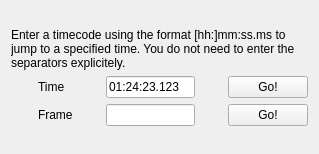
<?xml version="1.0" encoding="UTF-8"?>
<ui version="4.0">
 <class>GoToWindow</class>
 <widget class="QWidget" name="GoToWindow">
  <property name="geometry">
   <rect>
    <x>0</x>
    <y>0</y>
    <width>319</width>
    <height>154</height>
   </rect>
  </property>
  <property name="windowTitle">
   <string>Go To...</string>
  </property>
  <layout class="QGridLayout" name="gridLayout" rowstretch="0">
   <item row="0" column="0" colspan="2">
    <layout class="QHBoxLayout" name="horizontalLayout">
     <item>
      <layout class="QGridLayout" name="gridLayout_3">
       <item row="2" column="0">
        <spacer name="horizontalSpacer_4">
         <property name="orientation">
          <enum>Qt::Orientation::Horizontal</enum>
         </property>
         <property name="sizeHint" stdset="0">
          <size>
           <width>40</width>
           <height>20</height>
          </size>
         </property>
        </spacer>
       </item>
       <item row="1" column="1">
        <widget class="QLabel" name="label">
         <property name="sizePolicy">
          <sizepolicy hsizetype="Maximum" vsizetype="Maximum">
           <horstretch>0</horstretch>
           <verstretch>0</verstretch>
          </sizepolicy>
         </property>
         <property name="text">
          <string>Time</string>
         </property>
        </widget>
       </item>
       <item row="1" column="4">
        <spacer name="horizontalSpacer_2">
         <property name="orientation">
          <enum>Qt::Orientation::Horizontal</enum>
         </property>
         <property name="sizeHint" stdset="0">
          <size>
           <width>40</width>
           <height>20</height>
          </size>
         </property>
        </spacer>
       </item>
       <item row="2" column="5">
        <widget class="QPushButton" name="goToFrameButton">
         <property name="text">
          <string>Go!</string>
         </property>
        </widget>
       </item>
       <item row="2" column="2">
        <spacer name="horizontalSpacer_5">
         <property name="orientation">
          <enum>Qt::Orientation::Horizontal</enum>
         </property>
         <property name="sizeHint" stdset="0">
          <size>
           <width>40</width>
           <height>20</height>
          </size>
         </property>
        </spacer>
       </item>
       <item row="2" column="1">
        <widget class="QLabel" name="label_3">
         <property name="text">
          <string>Frame</string>
         </property>
        </widget>
       </item>
       <item row="1" column="3">
        <widget class="QLineEdit" name="goToTime">
         <property name="sizePolicy">
          <sizepolicy hsizetype="Maximum" vsizetype="Maximum">
           <horstretch>0</horstretch>
           <verstretch>0</verstretch>
          </sizepolicy>
         </property>
         <property name="minimumSize">
          <size>
           <width>0</width>
           <height>0</height>
          </size>
         </property>
         <property name="text">
          <string notr="true">01:24:23.123</string>
         </property>
        </widget>
       </item>
       <item row="1" column="5">
        <widget class="QPushButton" name="goToTimeButton">
         <property name="sizePolicy">
          <sizepolicy hsizetype="Fixed" vsizetype="Fixed">
           <horstretch>0</horstretch>
           <verstretch>0</verstretch>
          </sizepolicy>
         </property>
         <property name="text">
          <string>Go!</string>
         </property>
        </widget>
       </item>
       <item row="1" column="0">
        <spacer name="horizontalSpacer_3">
         <property name="orientation">
          <enum>Qt::Orientation::Horizontal</enum>
         </property>
         <property name="sizeHint" stdset="0">
          <size>
           <width>40</width>
           <height>20</height>
          </size>
         </property>
        </spacer>
       </item>
       <item row="2" column="4">
        <spacer name="horizontalSpacer_6">
         <property name="orientation">
          <enum>Qt::Orientation::Horizontal</enum>
         </property>
         <property name="sizeHint" stdset="0">
          <size>
           <width>40</width>
           <height>20</height>
          </size>
         </property>
        </spacer>
       </item>
       <item row="1" column="2">
        <spacer name="horizontalSpacer">
         <property name="orientation">
          <enum>Qt::Orientation::Horizontal</enum>
         </property>
         <property name="sizeHint" stdset="0">
          <size>
           <width>40</width>
           <height>20</height>
          </size>
         </property>
        </spacer>
       </item>
       <item row="2" column="3">
        <widget class="QLineEdit" name="goToFrame"/>
       </item>
       <item row="0" column="0" colspan="6">
        <widget class="QLabel" name="label_2">
         <property name="sizePolicy">
          <sizepolicy hsizetype="Preferred" vsizetype="Maximum">
           <horstretch>0</horstretch>
           <verstretch>0</verstretch>
          </sizepolicy>
         </property>
         <property name="text">
          <string>Enter a timecode using the format [hh:]mm:ss.ms to jump to a specified time. You do not need to enter the separators explicitely.</string>
         </property>
         <property name="scaledContents">
          <bool>false</bool>
         </property>
         <property name="wordWrap">
          <bool>true</bool>
         </property>
        </widget>
       </item>
      </layout>
     </item>
    </layout>
   </item>
  </layout>
 </widget>
 <resources/>
 <connections/>
</ui>
